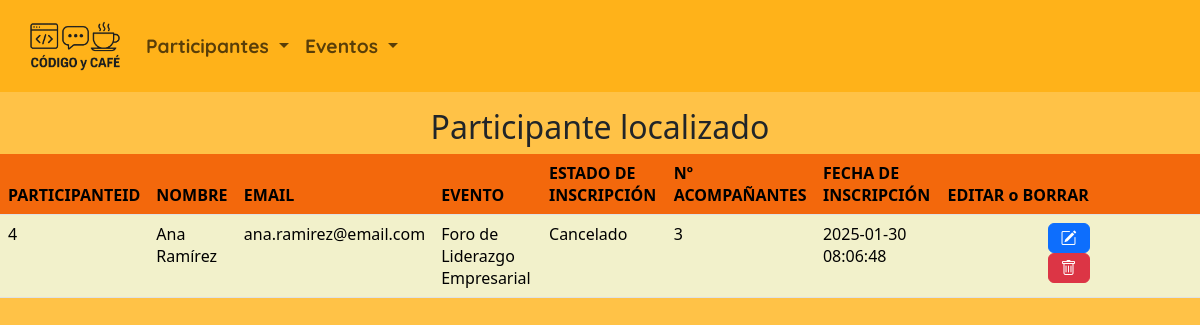
The page /proceso_buscar_participante.php?txtIdParticipante=4 on the database its author committed.
### tables this page shows
CREATE TABLE `participantes` (
  `participante_id` int NOT NULL,
  `participante_nombre` varchar(255) NOT NULL,
  `participante_email` varchar(255) NOT NULL,
  `evento_id` int NOT NULL,
  `inscripcion_estado` enum('Pendiente','Confirmado','Cancelado') DEFAULT 'Pendiente',
  `numero_acompanantes` int DEFAULT '0',
  `inscripcion_fecha` timestamp NULL DEFAULT CURRENT_TIMESTAMP
);

CREATE TABLE `eventos` (
  `evento_id` int NOT NULL,
  `evento_nombre` varchar(255) NOT NULL,
  `evento_descripcion` text,
  `evento_imagen` varchar(255) DEFAULT NULL,
  `evento_fecha` datetime NOT NULL,
  `evento_localizacion` varchar(255) NOT NULL,
  `evento_organizador` varchar(255) DEFAULT NULL
);

### proceso_buscar_participante.php (the view, shortened to what this page needs)
<?php
$conexion = obtenerConexion();
$idparticipante = $_GET['txtIdParticipante'];
$sql = "SELECT p.*, e.evento_nombre AS evento FROM participantes p, eventos e
WHERE e.evento_id = p.evento_id
AND participante_id = $idparticipante;";
$resultado = mysqli_query($conexion, $sql);
$fila = mysqli_fetch_assoc($resultado);
if ($fila) {
    $mensaje = "<h2 class='text-center'>Participante localizado</h2>";
    $mensaje .= "<table class='table table-striped'>";
    $mensaje .= "<thead><tr><th>PARTICIPANTEID</th><th>NOMBRE</th><th>EMAIL</th><th>EVENTO</th><th>ESTADO DE INSCRIPCIÓN</th><th>Nº ACOMPAÑANTES</th><th>FECHA DE INSCRIPCIÓN</th><th>EDITAR o BORRAR</th></tr></thead>";
    $mensaje .= "<tbody>";
    $mensaje .= "<tr><td>" . $fila['participante_id'] . "</td>";
    $mensaje .= "<td>" . $fila['participante_nombre'] . "</td>";
    $mensaje .= "<td>" . $fila['participante_email'] . "</td>";
    $mensaje .= "<td>" . $fila['evento'] . "</td>";
    $mensaje .= "<td>" . $fila['inscripcion_estado'] . "</td>";
    $mensaje .= "<td>" . $fila['numero_acompanantes'] . "</td>";
    $mensaje .= "<td>" . $fila['inscripcion_fecha'] . "</td>";
    $mensaje .= "<td><form class='d-inline me-1' action='editar_participante.php' method='post'>";
    $mensaje .= "<input type='hidden' name='participante' value='" . htmlspecialchars(json_encode($fila), ENT_QUOTES) . "' />";
    $mensaje .= "<button name='Editar' class='btn btn-primary'><i class='bi bi-pencil-square'></i></button></form>";
    $mensaje .= "<form class='d-inline' action='proceso_borrar_participante.php' method='post'>";
    $mensaje .= "<input type='hidden' name='idparticipante' value='$idparticipante'/>";
    $mensaje .= "<button class='btn btn-danger'><i class='bi bi-trash'></i></button></form></td>";
    $mensaje .= "</tr></tbody></table>";
} else {
    $mensaje = "<h2 class='text-center mt-5'>El participante con id $idparticipante no está registrado</h2>";
}
echo $mensaje;
?>

### rows shown on the page
participantes: participante_id "4", participante_nombre "Ana Ramírez", participante_email "ana.ramirez@email.com", evento.evento_nombre "Foro de Liderazgo Empresarial", inscripcion_estado "Cancelado", numero_acompanantes "3", inscripcion_fecha "2025-01-30 08:06:48"
